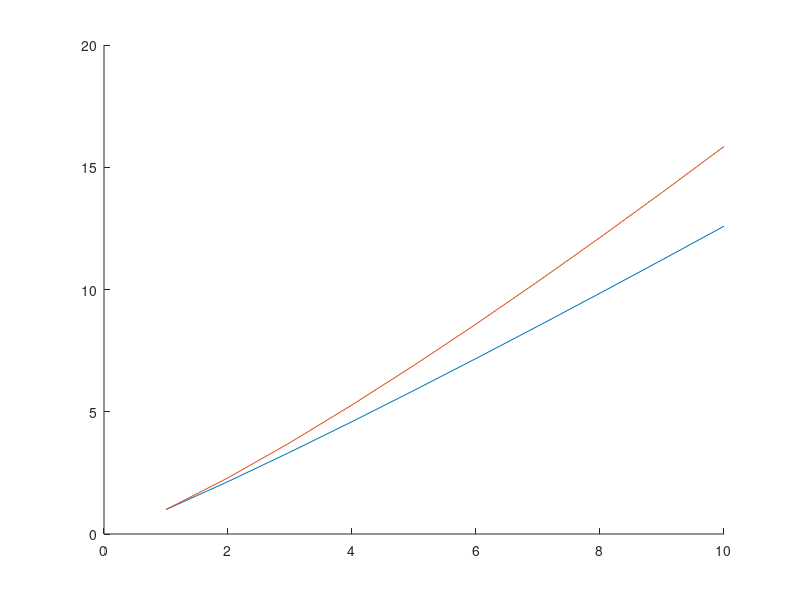

MATLAB code for this plot: (Note: this script raises an error after producing the figure.)
% max_fun_value.m
% Find the max function value for a given range and coresponding x


f1 = @(x) x.^(1.1);
f2 = @(x) x.^1.2;

% if wanna compare and plot different strategy with legends cmp_legend != 0
% sigle plot cmp_legend = 1
cmp_legend =0; 
legendCell = {'f1','f2','f3'};
strategy_list = {f1,f2,@f3};
close all;
x = 1:1:10;
for i=1:length(strategy_list)
	if(i==length(strategy_list)) 
        cmp_legend = 1;		% plot legend in last function call
    end
    y = strategy_list{i}(x);
    figure(1); hold on;
    if(cmp_legend==0)
        plot(x,y);hold on;
    else
        plot(x,y);hold on;
        xlabel('x','fontsize',15);
        ylabel('y','fontsize',15);
        title('Multi y-x plot','fontsize',20);
        legend(legendCell);
        hold off;
    end
    
end
    

   
function val = f3(x)
    val = x.^1.3;
end